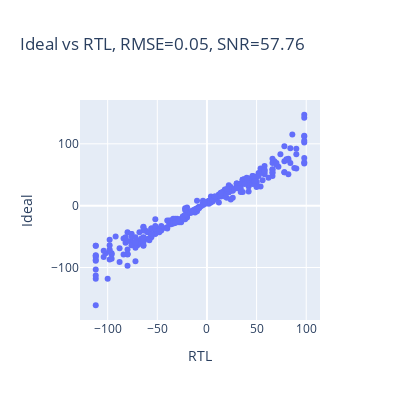

Notebook code for this chart:
### Markdown cell above
# Sequential Accelerator Simulations

### Code cell
w,x,wx_outBits = generate_qracc_inputs(
    wDimX = 32, #nColumns
    wDimY = 128, #nRows
    xBatches = 10,
    xTrits = 3,
    outBits = 4,
    seed = 0,
    weight_mode = 'bipolar',
    col_symmetric=False
)

# ams = np.loadtxt('../tb/seq_acc/inputs/adc_out.txt')
rtl = np.loadtxt('../tb/seq_acc/inputs/mac_out_rtlsims.txt')

wx = w @ x.T

# rtl.astype(int), wx[::-1].T

rtl_fp = rtl.flatten()/(2**8)
wx_fp = wx[::-1].T.flatten()/(2**8)

rmse = np.sqrt(np.mean((rtl_fp - wx_fp)**2))
# SNR

err = rtl_fp - wx_fp
snr = 20*np.log(np.var(rtl_fp) / np.var(err))

fig = px.scatter(
    x=rtl.flatten(), 
    y=wx[::-1].T.flatten(), 
    width=400, 
    height=400, 
    title=f'Ideal vs RTL, RMSE={rmse:.2f}, SNR={snr:.2f}', 
    labels={'x': 'RTL', 'y': 'Ideal'}
)
fig.show()

### Figure 1 — Plotly figure (JSON) as saved in the notebook; plotly's stock layout.template omitted (floating-point values rounded to 4 significant figures; data arrays with more than 128 entries replaced by an {"elided": "..."} marker saying what was removed)
{"data": [{"hovertemplate": "RTL=%{x}<br>Ideal=%{y}<extra></extra>", "legendgroup": "", "marker": {"color": "#636efa", "symbol": "circle"}, "mode": "markers", "name": "", "orientation": "v", "showlegend": false, "type": "scatter", "x": {"elided": "320 int values"}, "xaxis": "x", "y": {"elided": "320 int values"}, "yaxis": "y"}], "layout": {"height": 400, "legend": {"tracegroupgap": 0}, "title": {"text": "Ideal vs RTL, RMSE=0.05, SNR=57.76"}, "width": 400, "xaxis": {"anchor": "y", "domain": [0, 1], "title": {"text": "RTL"}}, "yaxis": {"anchor": "x", "domain": [0, 1], "title": {"text": "Ideal"}}}}
